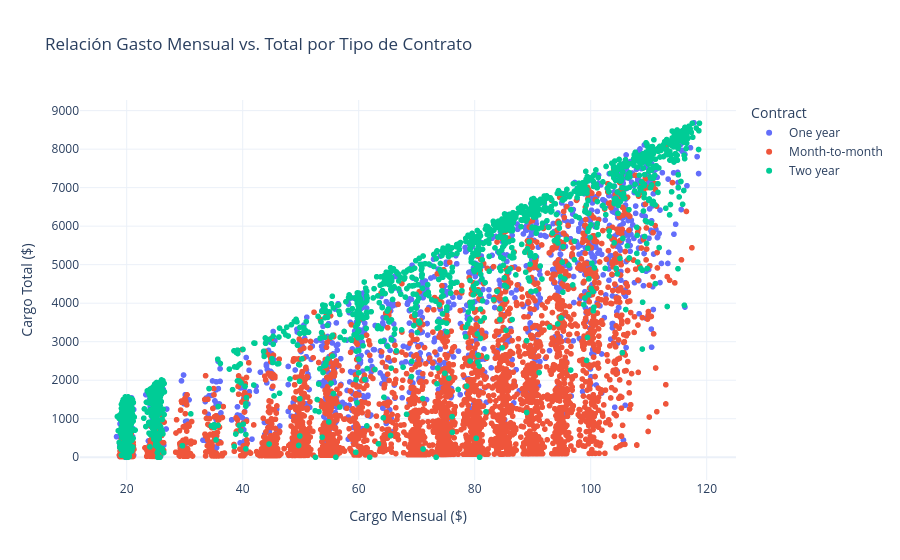

The notebook cell this image was saved under:
### Code cell
import matplotlib.pyplot as plt
import plotly.express as px


tipos_internet = df_final['InternetService'].unique()
datos_boxplot = [df_final[df_final['InternetService'] == s]['tenure'] for s in tipos_internet]

plt.figure(figsize=(10, 6))
plt.boxplot(datos_boxplot, tick_labels=tipos_internet, patch_artist=True,
            boxprops=dict(facecolor='#E1F5FE', color='#01579B'),
            medianprops=dict(color='#D32F2F', linewidth=2))

plt.title('Distribución de Antigüedad por Tipo de Internet', fontsize=14)
plt.ylabel('Meses de Antigüedad (tenure)')
plt.grid(axis='y', linestyle='--', alpha=0.6)
plt.show()

fig = px.scatter(df_final,
                 x="Charges.Monthly",
                 y="Charges.Total",
                 color="Contract",
                 hover_data=['customerID', 'tenure'],
                 title="Relación Gasto Mensual vs. Total por Tipo de Contrato",
                 labels={'Charges.Monthly': 'Cargo Mensual ($)', 'Charges.Total': 'Cargo Total ($)'},
                 template="plotly_white")

fig.show()

### Figure 1 — Plotly figure (JSON) as saved in the notebook; plotly's stock layout.template omitted (floating-point values rounded to 4 significant figures; data arrays with more than 128 entries replaced by an {"elided": "..."} marker saying what was removed)
{"data": [{"customdata": {"elided": "1519x2 mixed values"}, "hovertemplate": "Contract=One year<br>Cargo Mensual ($)=%{x}<br>Cargo Total ($)=%{y}<br>customerID=%{customdata[0]}<br>tenure=%{customdata[1]}<extra></extra>", "legendgroup": "One year", "marker": {"color": "#636efa", "symbol": "circle"}, "mode": "markers", "name": "One year", "showlegend": true, "type": "scattergl", "x": {"elided": "1519 float values"}, "xaxis": "x", "y": {"elided": "1519 float values"}, "yaxis": "y"}, {"customdata": {"elided": "4005x2 mixed values"}, "hovertemplate": "Contract=Month-to-month<br>Cargo Mensual ($)=%{x}<br>Cargo Total ($)=%{y}<br>customerID=%{customdata[0]}<br>tenure=%{customdata[1]}<extra></extra>", "legendgroup": "Month-to-month", "marker": {"color": "#EF553B", "symbol": "circle"}, "mode": "markers", "name": "Month-to-month", "showlegend": true, "type": "scattergl", "x": {"elided": "4005 float values"}, "xaxis": "x", "y": {"elided": "4005 float values"}, "yaxis": "y"}, {"customdata": {"elided": "1743x2 mixed values"}, "hovertemplate": "Contract=Two year<br>Cargo Mensual ($)=%{x}<br>Cargo Total ($)=%{y}<br>customerID=%{customdata[0]}<br>tenure=%{customdata[1]}<extra></extra>", "legendgroup": "Two year", "marker": {"color": "#00cc96", "symbol": "circle"}, "mode": "markers", "name": "Two year", "showlegend": true, "type": "scattergl", "x": {"elided": "1743 float values"}, "xaxis": "x", "y": {"elided": "1743 float values"}, "yaxis": "y"}], "layout": {"legend": {"title": {"text": "Contract"}, "tracegroupgap": 0}, "title": {"text": "Relación Gasto Mensual vs. Total por Tipo de Contrato"}, "xaxis": {"anchor": "y", "domain": [0, 1], "title": {"text": "Cargo Mensual ($)"}}, "yaxis": {"anchor": "x", "domain": [0, 1], "title": {"text": "Cargo Total ($)"}}}}
